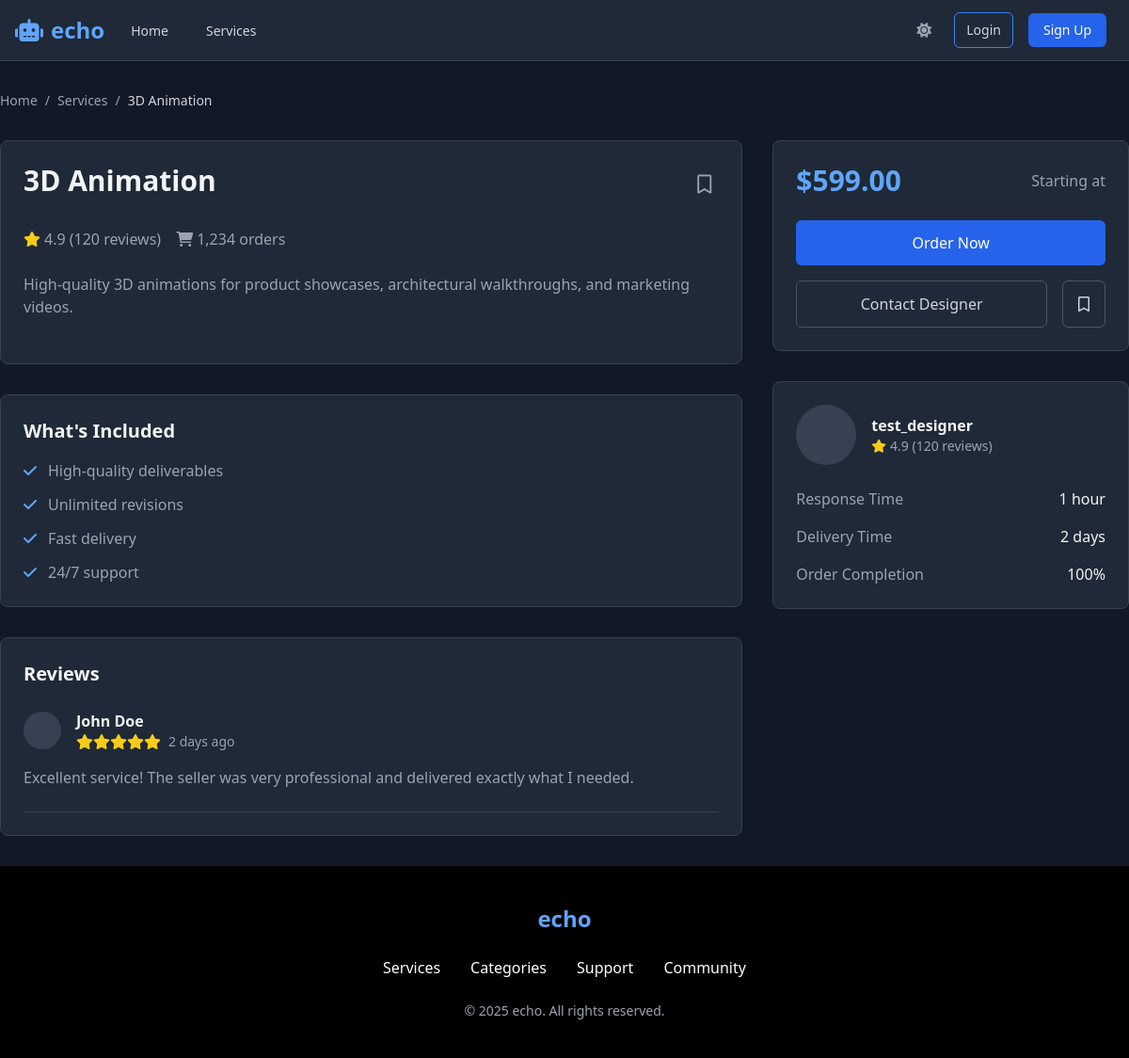
/service/15, run on the app's committed database.
### app.py (models this page shows)
class Service(db.Model):
    id = db.Column(db.Integer, primary_key=True)
    title = db.Column(db.String(100), nullable=False)
    description = db.Column(db.Text, nullable=False)
    price = db.Column(db.Float, nullable=False)
    category = db.Column(db.String(50), nullable=False)
    seller_id = db.Column(db.Integer, db.ForeignKey('user.id'), nullable=False)
    created_at = db.Column(db.DateTime, default=datetime.utcnow)
    bookmarked_by = db.relationship('Bookmark', backref='service', lazy=True)
    image_url = db.Column(db.String(200))

class User(UserMixin, db.Model):
    id = db.Column(db.Integer, primary_key=True)
    username = db.Column(db.String(80), unique=True, nullable=False)
    email = db.Column(db.String(120), unique=True, nullable=False)
    password_hash = db.Column(db.String(128))
    is_seller = db.Column(db.Boolean, default=False)
    created_at = db.Column(db.DateTime, default=datetime.utcnow)
    services = db.relationship('Service', backref='seller', lazy=True)

### app.py (the view)
@app.route('/service/<int:service_id>')
def service_detail(service_id):
    service = Service.query.get_or_404(service_id)
    bookmarked_service_ids = []
    if current_user.is_authenticated:
        bookmarked_service_ids = [bookmark.service_id for bookmark in current_user.bookmarks]
    return render_template('service_detail.html', service=service, bookmarked_service_ids=bookmarked_service_ids)

### templates/service_detail.html (shortened to what this page needs)
{% extends "base.html" %}
{% block content %}
<div class="max-w-7xl mx-auto">
    <nav class="mb-8">
        <ol class="flex items-center space-x-2 text-sm text-gray-400">
            <li><a href="{{ url_for('home') }}" class="hover:text-gray-300">Home</a></li>
            <li>/</li>
            <li><a href="{{ url_for('services') }}" class="hover:text-gray-300">Services</a></li>
            <li>/</li>
            <li class="text-gray-300">{{ service.title }}</li>
        </ol>
    </nav>
    <div class="grid grid-cols-1 lg:grid-cols-3 gap-8">
        <div class="lg:col-span-2">
            <div class="bg-white dark:bg-gray-800 rounded-lg shadow-sm p-6 mb-8 border border-gray-200 dark:border-gray-700">
                <div class="flex justify-between items-start mb-6">
                    <h1 class="text-3xl font-bold text-gray-900 dark:text-gray-100">{{ service.title }}</h1>
                    <button
                        class="bookmark-btn p-2 rounded-lg text-gray-500 dark:text-gray-400 hover:text-blue-600 dark:hover:text-blue-400 focus:outline-none focus:ring-2 focus:ring-blue-500"
                        data-service-id="{{ service.id }}"
                        onclick="event.stopPropagation()"
                    >
                        <i class="{% if service.id in bookmarked_services %}fas text-blue-500{% else %}far{% endif %} fa-bookmark text-xl"></i>
                    </button>
                </div>
                <div class="flex items-center space-x-4 mb-6">
                    <div class="flex items-center">
                        <i class="fas fa-star text-yellow-400"></i>
                        <span class="ml-1 text-gray-600 dark:text-gray-400">4.9 (120 reviews)</span>
                    </div>
                    <div class="flex items-center">
                        <i class="fas fa-shopping-cart text-gray-600 dark:text-gray-400"></i>
                        <span class="ml-1 text-gray-600 dark:text-gray-400">1,234 orders</span>
                    </div>
                </div>
                <div class="prose max-w-none">
                    <p class="text-gray-600 dark:text-gray-400 mb-6">{{ service.description }}</p>
                </div>
            </div>
            <div class="bg-white dark:bg-gray-800 rounded-lg shadow-sm p-6 mb-8 border border-gray-200 dark:border-gray-700">
                <h2 class="text-xl font-bold mb-4 text-gray-900 dark:text-gray-100">What's Included</h2>
                <ul class="space-y-3">
                    <li class="flex items-start">
                        <i class="fas fa-check text-blue-500 dark:text-blue-400 mt-1 mr-3"></i>
                        <span class="text-gray-600 dark:text-gray-400">High-quality deliverables</span>
                    </li>
                    <li class="flex items-start">
                        <i class="fas fa-check text-blue-500 dark:text-blue-400 mt-1 mr-3"></i>
                        <span class="text-gray-600 dark:text-gray-400">Unlimited revisions</span>
                    </li>
                    <li class="flex items-start">
                        <i class="fas fa-check text-blue-500 dark:text-blue-400 mt-1 mr-3"></i>
                        <span class="text-gray-600 dark:text-gray-400">Fast delivery</span>
                    </li>
                    <li class="flex items-start">
                        <i class="fas fa-check text-blue-500 dark:text-blue-400 mt-1 mr-3"></i>
                        <span class="text-gray-600 dark:text-gray-400">24/7 support</span>
                    </li>
                </ul>
            </div>
            <div class="bg-white dark:bg-gray-800 rounded-lg shadow-sm p-6 border border-gray-200 dark:border-gray-700">
                <h2 class="text-xl font-bold mb-6 text-gray-900 dark:text-gray-100">Reviews</h2>
                <div class="space-y-6">
                    <div class="border-b border-gray-200 dark:border-gray-700 pb-6">
                        <div class="flex items-center mb-4">
                            <div class="w-10 h-10 bg-gray-200 dark:bg-gray-700 rounded-full mr-4"></div>
                            <div>
                                <h3 class="font-semibold text-gray-900 dark:text-gray-100">John Doe</h3>
                                <div class="flex items-center">
                                    <i class="fas fa-star text-yellow-400"></i>
                                    <i class="fas fa-star text-yellow-400"></i>
                                    <i class="fas fa-star text-yellow-400"></i>
                                    <i class="fas fa-star text-yellow-400"></i>
                                    <i class="fas fa-star text-yellow-400"></i>
                                    <span class="ml-2 text-sm text-gray-600 dark:text-gray-400">2 days ago</span>
                                </div>
                            </div>
                        </div>
                        <p class="text-gray-600 dark:text-gray-400">Excellent service! The seller was very professional and delivered exactly what I needed.</p>
                    </div>
                </div>
            </div>
        </div>
        <div class="lg:col-span-1">
            <div class="bg-white dark:bg-gray-800 rounded-lg shadow-sm p-6 mb-8 sticky top-8 border border-gray-200 dark:border-gray-700">
                <div class="flex justify-between items-center mb-6">
                    <span class="text-3xl font-bold text-blue-600 dark:text-blue-400">${{ "%.2f"|format(service.price) }}</span>
                    <span class="text-gray-600 dark:text-gray-400">Starting at</span>
                </div>
                <button class="w-full bg-blue-600 text-white py-3 px-4 rounded-md hover:bg-blue-700 focus:outline-none focus:ring-2 focus:ring-blue-500 focus:ring-offset-2 focus:ring-offset-white dark:focus:ring-offset-gray-800 transition duration-300 mb-4">
                    Order Now
                </button>
                <div class="flex space-x-4">
                    <button id="contactSellerBtn" class="flex-1 border border-gray-300 dark:border-gray-600 text-gray-700 dark:text-gray-300 py-3 px-4 rounded-md hover:bg-gray-50 dark:hover:bg-gray-700 focus:outline-none focus:ring-2 focus:ring-blue-500 focus:ring-offset-2 focus:ring-offset-white dark:focus:ring-offset-gray-800 transition duration-300">
                        Contact Designer
                    </button>
                    <button
                        class="bookmark-btn border border-gray-300 dark:border-gray-600 text-gray-700 dark:text-gray-300 py-3 px-4 rounded-md hover:bg-gray-50 dark:hover:bg-gray-700 focus:outline-none focus:ring-2 focus:ring-blue-500 focus:ring-offset-2 focus:ring-offset-white dark:focus:ring-offset-gray-800 transition duration-300"
                        data-service-id="{{ service.id }}"
                        onclick="event.stopPropagation()"
                    >
                        <i class="{% if service.id in bookmarked_services %}fas text-blue-500{% else %}far{% endif %} fa-bookmark"></i>
                    </button>
                </div>
            </div>
            <div class="bg-white dark:bg-gray-800 rounded-lg shadow-sm p-6 border border-gray-200 dark:border-gray-700">
                <div class="flex items-center mb-6">
                    <div class="w-16 h-16 bg-gray-200 dark:bg-gray-700 rounded-full mr-4"></div>
                    <div>
                        <h3 class="font-semibold text-gray-900 dark:text-gray-100">{{ service.seller.username }}</h3>
                        <div class="flex items-center text-sm text-gray-600 dark:text-gray-400">
                            <i class="fas fa-star text-yellow-400"></i>
                            <span class="ml-1">4.9 (120 reviews)</span>
                        </div>
                    </div>
                </div>
                <div class="space-y-4">
                    <div class="flex justify-between">
                        <span class="text-gray-600 dark:text-gray-400">Response Time</span>
                        <span class="font-medium text-gray-900 dark:text-gray-100">1 hour</span>
                    </div>
                    <div class="flex justify-between">
                        <span class="text-gray-600 dark:text-gray-400">Delivery Time</span>
                        <span class="font-medium text-gray-900 dark:text-gray-100">2 days</span>
                    </div>
                    <div class="flex justify-between">
                        <span class="text-gray-600 dark:text-gray-400">Order Completion</span>
                        <span class="font-medium text-gray-900 dark:text-gray-100">100%</span>
                    </div>
                </div>
            </div>
        </div>
    </div>
</div>
{% endblock %}

### static/css/style.css (style rules this page uses)
.prose { max-width: 65ch; color: #1F2937; }
.dark .prose { color: #E5E7EB; }
.prose p { margin-bottom: 1.5em; }
* { transition: background-color 0.3s ease, border-color 0.3s ease, color 0.3s ease; }

### templates/base.html (style rules this page uses)
body { background-color: rgb(17, 24, 39); color: rgb(229, 231, 235); }

### data on the page
Service: title "3D Animation", description "High-quality 3D animations for product showcases, architectural walkthroughs, and marketing videos.", price "599.00"
User: seller.username "test_designer"
